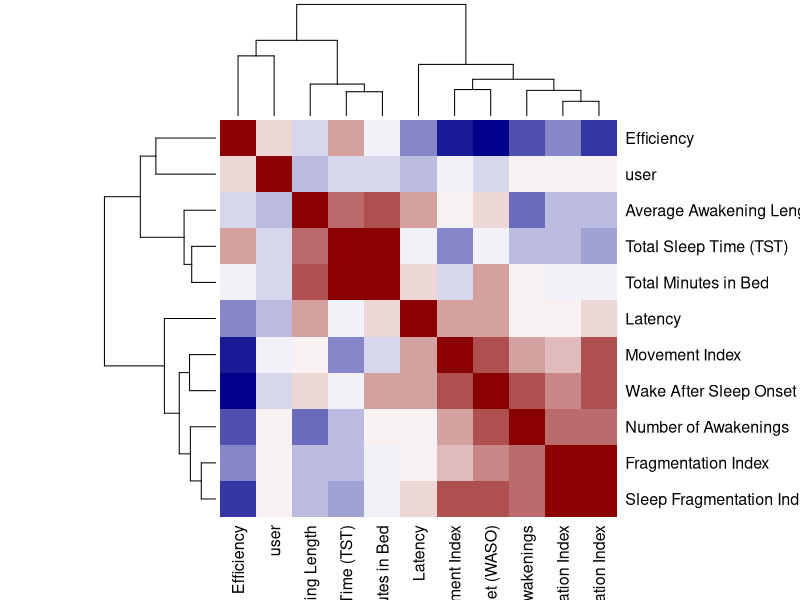
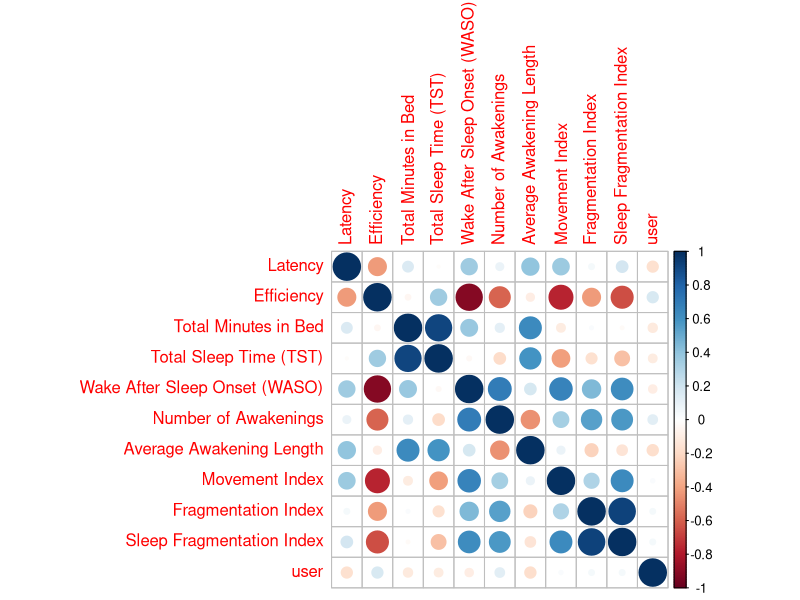

Reproduce these figures in R, in order. (Note: this script raises an error after producing the figures.)
## ---- chunk 1
library(Hmisc)
library(corrplot)
sleep_data <- read.csv('data/raw/multilevel-monitoring-of-activity-and-sleep-in-healthy-people-1.0.0/main_sleep_transformed.csv')

sleep_data <- as.data.frame(t(sleep_data))
colnames(sleep_data) <- sleep_data[1, ]
sleep_data <- sleep_data[-1, ]

#removing variables with time entries of format hh::mm
sleep_subset <- subset(sleep_data, select = -c(1,3,5))

# converting all values that are not time readings to numeric type
sleep_subset[,4:length(sleep_subset)] <- sapply( sleep_subset[,4:length(sleep_subset)], as.numeric)
mydata <- sleep_subset[,4:length(sleep_subset)]
mydata['user'] <- c(1,2,3,4,5,6,7,8,9,10,12,13,14,15,16,17,18,19,20,21,22)
mydata.rcorr = rcorr(as.matrix(mydata))
mydata.coeff = mydata.rcorr$r
mydata.p = mydata.rcorr$P
palette = colorRampPalette(c("darkblue", "white", "darkred")) (20)
heatmap(x = mydata.coeff, col = palette, symm = TRUE)
corrplot(mydata.coeff)
## ---- chunk 2
library(dplyr)
mydata['Average Time Awake'] = mydata$`Number of Awakenings`*mydata$`Average Awakening Length`
mydata['Sleep Ratio'] = mydata$`Total Sleep Time (TST)`/mydata$`Average Time Awake`
df <- dplyr::select(mydata,c('Sleep Ratio','Sleep Fragmentation Index'))

ggplot(stack(df), aes(x = ind, y = values)) + geom_boxplot() +labs(x = "", y = "Ratio Values", title = "Distribution of Sleep Ratio and Sleep Fragmentation Index in Cohort")

ggplot(df, aes(mydata$user, mydata$Latency)) + geom_point() + scale_x_continuous(breaks = scales::pretty_breaks(n = 17)) + labs(x = "User ID", y = "Time in Mintues", title = "Latency per User")
